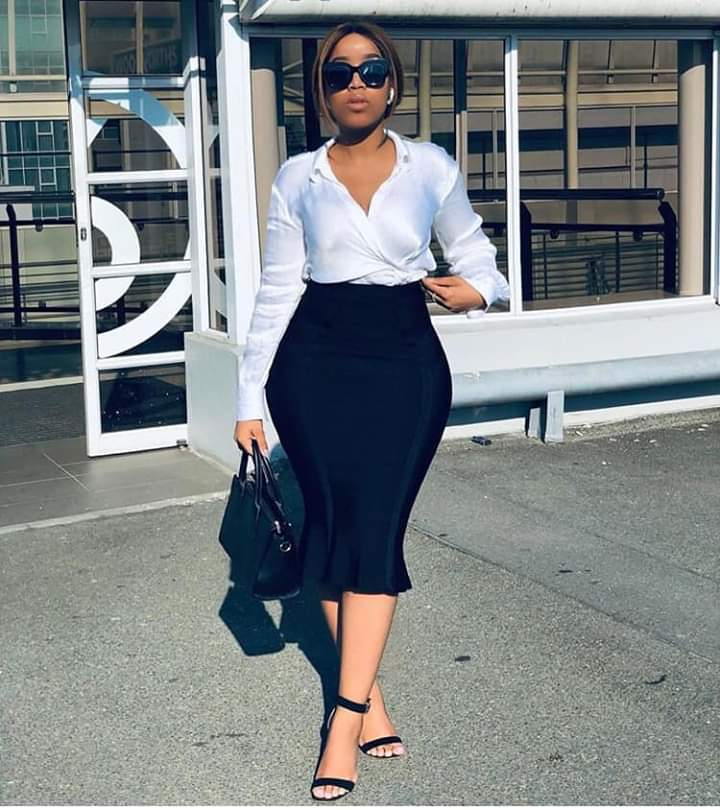
#> input picture imgs/babe.jpg, 720 x 810 px
$ python histogram.py
#> lines starting #> are read from the running program, lines starting #| are printed output that depends on the picture; after the words box and inside, x2 and y2 are one past the last pixel; in counts of white or black regions, pixels touching at a corner belong together
import cv2 as cv
import matplotlib.pyplot as plt
import numpy as np

img = cv.imread('imgs/babe.jpg')
#> img is the input picture: shape (810, 720, 3); mean B, G, R 131.2, 128.9, 123.7
h, w = img.shape[:2]
#> h = 810; w = 720
img = cv.resize(img, (w//2, h//2))
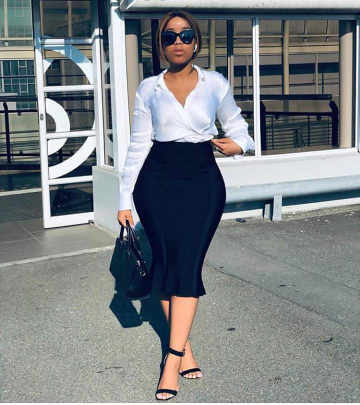
#> img: shape (405, 360, 3); mean B, G, R 131.3, 129.1, 123.8
cv.imshow('img', img)
# print(img.dtype)

gray = cv.cvtColor(img, cv.COLOR_BGR2GRAY)
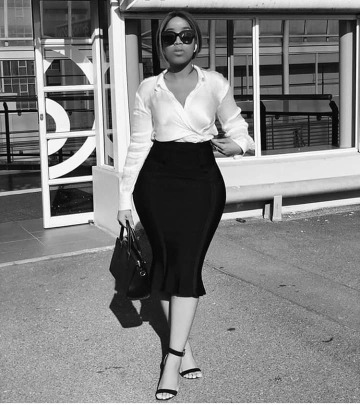
#> gray: shape (405, 360); min 3, max 255, mean 127.8
cv.imshow('gray', gray)

blank = np.zeros(img.shape[:2], dtype=img.dtype)
circle = cv.circle(blank.copy(), (w//4, h//6), 100, 255, -1)
cv.imshow('circle', circle)
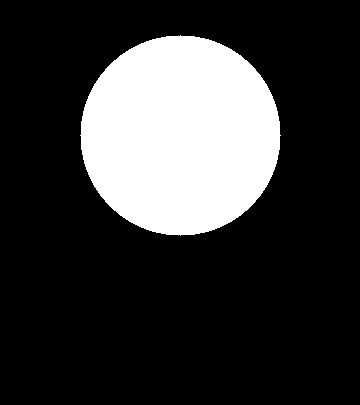
#> window 'circle': shape (405, 360); 21.5% white; 1 white region, box (x1, y1, x2, y2) and area: (80, 35, 281, 236) 31417

mask = cv.bitwise_and(img, img, mask=circle)
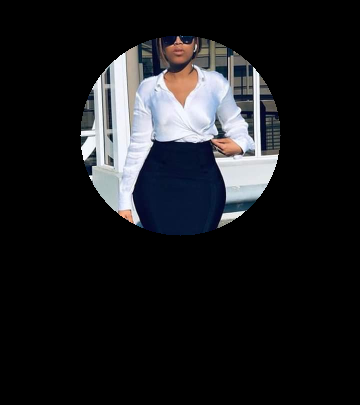
#> mask: shape (405, 360, 3); mean B, G, R 30.8, 28.4, 27.6
cv.imshow('mask', mask)

# histogram ==> intensity distribution of an image
# grayscale histogram
gray_hit = cv.calcHist([gray], [0], None, [256], [0, 256])
#> gray_hit = 256 values, max 2435 at index 22, min 0 at index 0, mean 569.5
# [12 lines of commented-out code are left out]

b, g, r = cv.split(img)
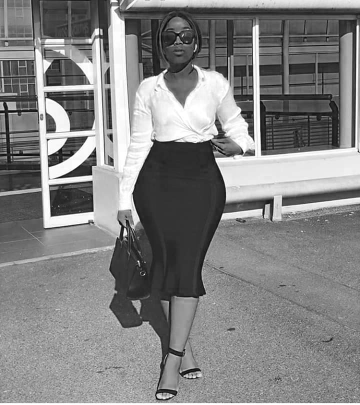
#> b: shape (405, 360); min 6, max 255, mean 131.3
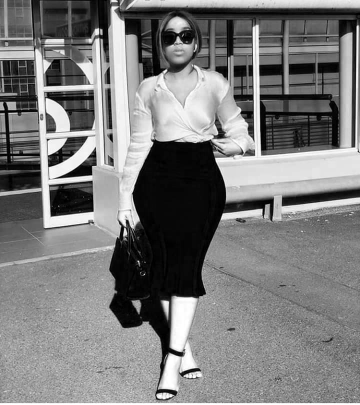
#> r: shape (405, 360); min 0, max 255, mean 123.8

# [25 lines of commented-out code are left out]

$ run again, with imgs/dan.jpg copied over imgs/babe.jpg
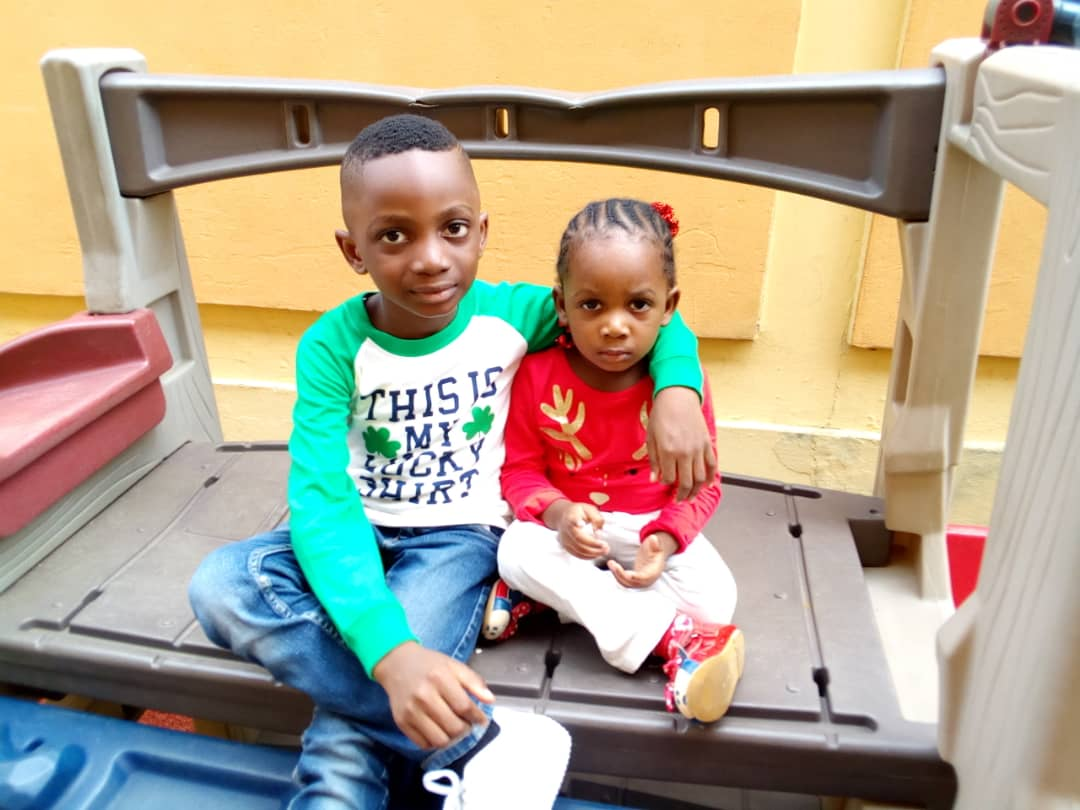
#> input picture imgs/dan.jpg, 1080 x 810 px
#> img is the input picture: shape (810, 1080, 3); mean B, G, R 140.3, 160.4, 173.1
#> img: shape (405, 540, 3)
#> `cv.imshow('circle', circle)`:
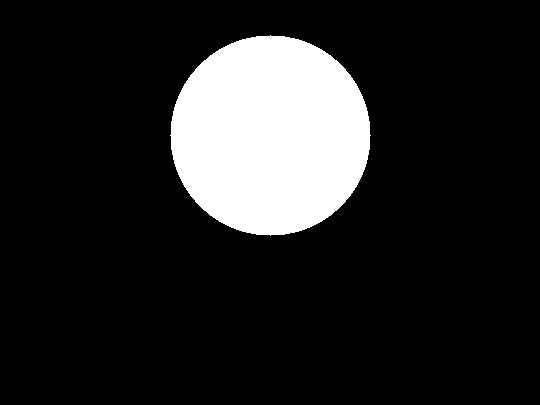
#> window 'circle': shape (405, 540); 14.4% white; 1 white region, box (x1, y1, x2, y2) and area: (170, 35, 371, 236) 31417
#> gray_hit = 256 values, max 5995 at index 255, min 13 at index 0, mean 854.3
#> `b, g, r = cv.split(img)`:
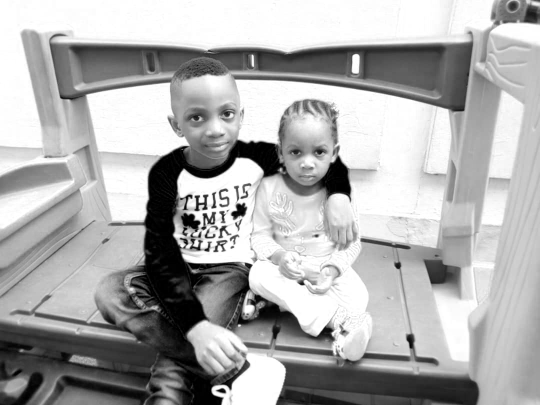
#> r: shape (405, 540); min 0, max 255, mean 173.3
